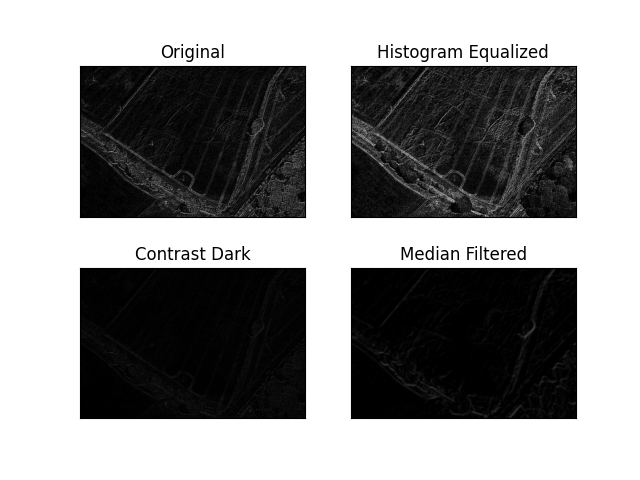

This chart was generated by the following Python code:
import cv2
from cv2 import GaussianBlur
from cv2 import medianBlur
from matplotlib.pyplot import yticks
import numpy as np
import matplotlib.pyplot as plt

img0 = cv2.imread("Greyscaled/SampleThree.png")
img1 = cv2.imread("Histogram Equalized.jpg")
img2 = cv2.imread("SingContrast 0.2.jpg")
img3 = cv2.imread("Degraded Images/Sample One Blurr.jpeg")
Prewittx = np.array([[-1,0,1],
                     [-1,0,1],
                     [-1,0,1]])

Prewitty = np.array([[-1,-1,-1],
                     [ 0, 0, 0],
                     [ 1, 1, 1]])

edge_p1 = cv2.filter2D(img1,-1, Prewittx)+ cv2.filter2D(img1,-1, Prewitty)
edge_p2 = cv2.filter2D(img2,-1, Prewittx) + cv2.filter2D(img2,-1, Prewitty)
edge_p3 = cv2.filter2D(img3,-1, Prewittx)+ cv2.filter2D(img3,-1, Prewitty)
edge_p4 = cv2.filter2D(img0,-1, Prewittx)+ cv2.filter2D(img0,-1, Prewitty)

titles = ["Original","Histogram Equalized","Contrast Dark","Median Filtered"]

images = [edge_p4,edge_p1,edge_p2, edge_p3]
for i in range(4):
    plt.subplot(2,2,i+1)
    plt.imshow(images[i])
    plt.title(titles[i])
    plt.xticks([])
    plt.yticks([])

plt.show()

cv2.waitKey()
cv2.destroyAllWindows()
